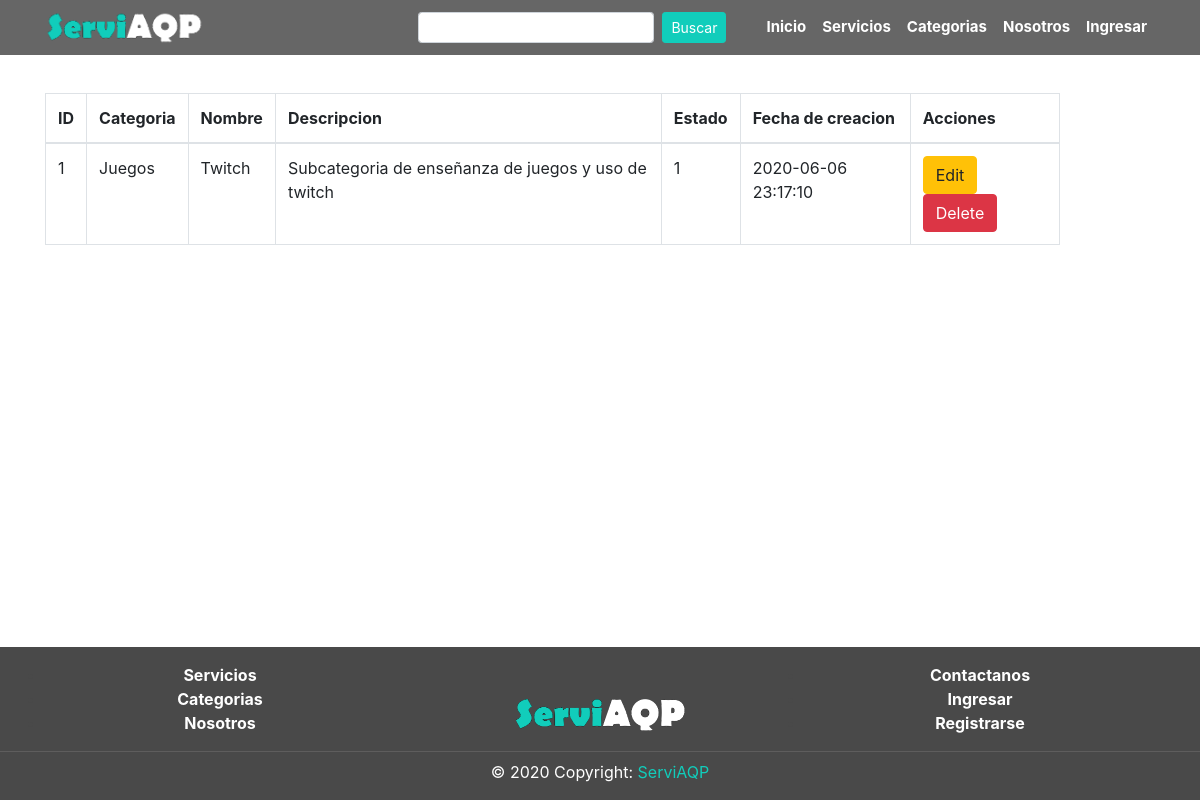
The app's page /subcategorias/index.php, older data.
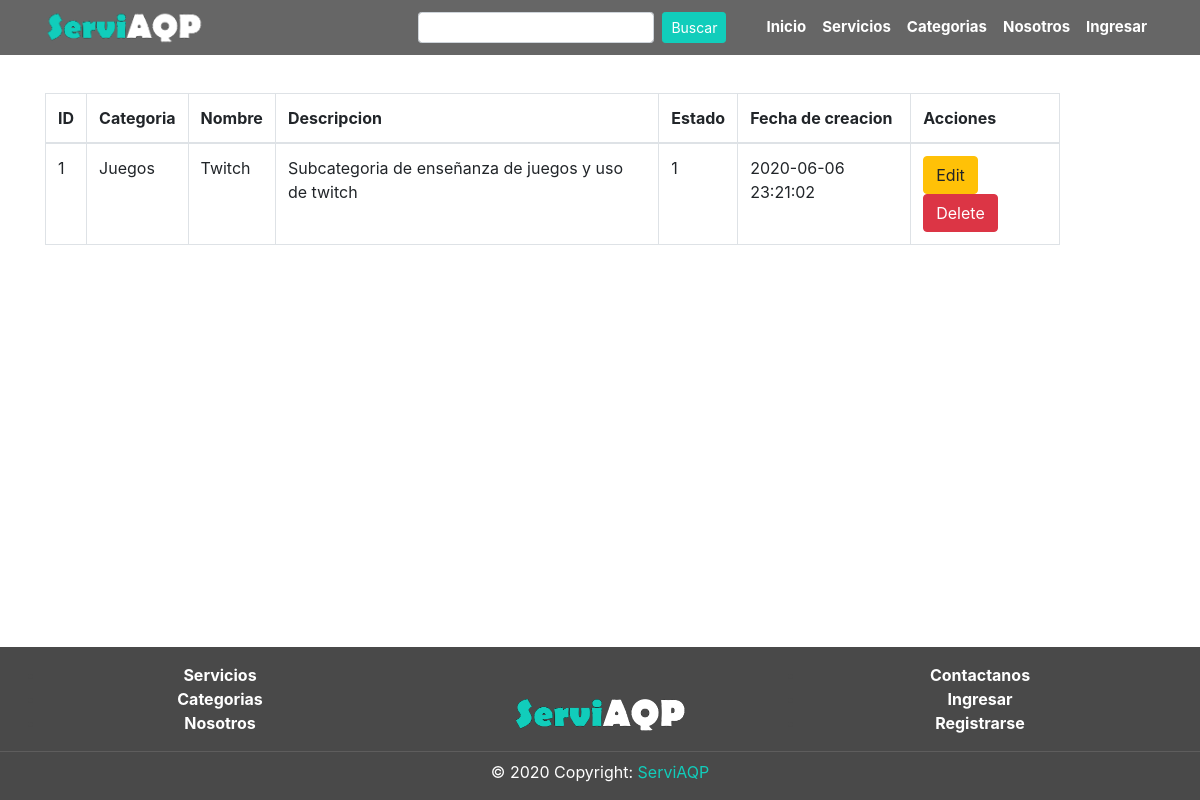
The same page, newer data.
### tables this page shows
CREATE TABLE `subcategoria` (
  `SubCatId` int(11) NOT NULL,
  `SubCatCatId` int(11) NOT NULL,
  `SubCatNom` varchar(50) NOT NULL,
  `SubCatDes` text NOT NULL,
  `SubCatEstReg` int(11) NOT NULL DEFAULT '1',
  `SubCatFecCre` timestamp NOT NULL DEFAULT CURRENT_TIMESTAMP ON UPDATE CURRENT_TIMESTAMP
);

CREATE TABLE `categoria` (
  `CatId` int(11) NOT NULL,
  `CatNom` varchar(60) NOT NULL,
  `CatDes` text NOT NULL,
  `CatEstReg` int(1) NOT NULL DEFAULT '1',
  `CatFecCre` timestamp NOT NULL DEFAULT CURRENT_TIMESTAMP ON UPDATE CURRENT_TIMESTAMP
);

### includes/global_variable.php (called while the page is built)
<?php
$dirEjec = "/ServiAQP";
?>

### includes/navbar.php (called while the page is built)
<?php
  	$inicio			=	false;
	$servicio		=	false;
	$categoria		=	false;
	$nosotros		=	false;
	$login			=	false;
?>

### subcategorias/index.php (the view, shortened to what this page needs)
<?php
    include("../includes/navbar.php");
    include("../includes/data_base.php");
    include("../includes/header.php");
?>
<div class="section">
    <div class="container pt-4">
	<div class="row">
		<div class="col-md-2">
		</div>
		<div class="col-md-11 pt-2">
			<table class='table table-bordered'>
				<thead>
                    <th>ID</th>
                    <th>Categoria</th>
					<th>Nombre</th>
					<th>Descripcion</th>
					<th>Estado</th>
					<th>Fecha de creacion</th>
					<th>Acciones</th>
				</thead>
				<tbody>
				<?php
				$query = "SELECT  `SubCatId`,`CatNom`,`SubCatNom`,`SubCatDes`,`SubCatEstReg`, `SubCatFecCre` FROM\n"
                . "    subcategoria t1\n"
                . "INNER JOIN categoria t2 \n"
                . "    ON t1.SubCatCatId = t2.CatId";
				$resultProduct= mysqli_query($conn, $query);
				while($row= mysqli_fetch_array($resultProduct)){
				?>
					<tr>
                        <td><?php echo $row['SubCatId']?></td>
                        <td><?php echo $row['CatNom']?></td>
						<td><?php echo $row['SubCatNom']?></td>
						<td><?php echo $row['SubCatDes']?></td>
						<td><?php echo $row['SubCatEstReg']?></td>
						<td><?php echo $row['SubCatFecCre']?></td>
						<td>
							<a href="crud_categoria/edit.php?id=<?php echo $row['CatId']?>" class="btn btn-warning">
								Edit
							</a>
							<a href="crud_categoria/delete.php?id=<?php echo $row['CatId']?>" class="btn btn-danger">
								Delete
							</a>
						</td>
					</tr>
				<?php } ?>
				</tbody>
			</table
			>
		</div>
	</div>
</div>
</div>
<?php
    include("../includes/footer.php");
?>

### includes/header.php (shortened to what this page needs)
<?php
include('global_variable.php');
?>
<!DOCTYPE html>
<html lang="es">
<head>
	<link rel="stylesheet" type="text/css" href="<?php echo $dirEjec ?>/frontend/bootstrap/css/bootstrap.min.css">
	<link rel="stylesheet" type="text/css" href="<?php echo $dirEjec ?>/frontend/css/fonts.css">
	<link rel="stylesheet" type="text/css" href="<?php echo $dirEjec ?>/frontend/css/icons.css">
	<link rel="stylesheet" type="text/css" href="<?php echo $dirEjec ?>/frontend/css/style.css">
</head>
<body>
	<nav id="pri" class="container-fluid navbar navbar-expand-lg navbar-light position-fixed fixed-top">
		<div class="container">
			<a href="<?php echo $dirEjec ?>/"><img src="<?php echo $dirEjec ?>/frontend/images/logo.png" height="35" alt="logo"></a>
			<div class="collapse navbar-collapse" id="navbarNav">
				<ul class="navbar-nav ml-auto">
					<form class="form-inline mr-0 mr-lg-4 mt-lg-0 mt-2">
						<input class="form-control form-control-sm mr-sm-2" type="search" placeholder="">
						<button class="btn btn-sm btn-primary mr-sm-2 mt-lg-0 mt-1" type="submit">Buscar</button>
					</form>
					<li class="nav-item menu_link">
						<a class="nav-link menu_link <?php if ($inicio) { ?>select<?php } ?>" href="<?php echo $dirEjec ?>/">Inicio</a>
					</li>
					<li class="nav-item menu_link">
						<a class="nav-link menu_link<?php if ($servicio) { ?> select<?php } ?>" href="<?php echo $dirEjec ?>/servicios">Servicios</a>
					</li>
					<li class="nav-item menu_link">
						<a class="nav-link menu_link<?php if ($categoria) { ?> select<?php } ?>" href="<?php echo $dirEjec ?>/categorias">Categorias</a>
					</li>
					<li class="nav-item menu_link">
						<a class="nav-link menu_link<?php if ($nosotros) { ?> select<?php } ?>" href="<?php echo $dirEjec ?>/nosotros">Nosotros</a>
					</li>
					<?php if (!empty($user)) : ?>
					<li class="nav-item dropdown ">
						<a style="color: white; text-transform: uppercase;" class="nav-link menu_link " href="#" id="navbarDropdown" role="button" data-toggle="dropdown" aria-haspopup="true" aria-expanded="false">
							<?= $user['UsuCor']; ?>
						</a>
						<div class="dropdown-menu  dropdown-menu-right" aria-labelledby="navbarDropdown">
							<?php
								$correo 	= 	$user['UsuCor'];
								$conn1 = mysqli_connect($database_red,$database_nombre,$database_contraseña,$database_name) or die("Error al conectar al servidor");
								$queryUser = "SELECT UsuID FROM usuario WHERE UsuCor = '$correo'";
								$resultUser = mysqli_query($conn1, $queryUser);
								if (mysqli_num_rows($resultUser) == 1) {
									$row 		= mysqli_fetch_array($resultUser);
									$idUser 	= $row['UsuID'];
								}
								?>
							<a class="dropdown-item" href="<?php echo $dirEjec ?>/Usuario/view?id=<?php echo $idUser ?>">VER PERFIL</a>
							<a class="dropdown-item" href="<?php echo $dirEjec ?>/Autenticacion/logout.php">SALIR</a>
						</div>
					</li>
					<?php
						$queryUser2 = "SELECT UsuRolID FROM usuario WHERE UsuCor = '$correo'";
						$resultUser2 = mysqli_query($conn1, $queryUser2);
						if (mysqli_num_rows($resultUser2) == 1) {
							$row2 		= mysqli_fetch_array($resultUser2);
							$idRolUser 	= $row2['UsuRolID'];
						}
						if ($idRolUser == 1) {
					?>
					<li class="nav-item dropdown ">
						<a style="color: white;" class="nav-link menu_link " href="#" id="navbarDropdown" role="button" data-toggle="dropdown" aria-haspopup="true" aria-expanded="false">
							<span class=" icon-cog"></span>
						</a>
						<div class="dropdown-menu  dropdown-menu-right" aria-labelledby="navbarDropdown">
						<a class="dropdown-item" href="<?php echo $dirEjec ?>/Acceso">ACCESOS</a>
							<a class="dropdown-item" href="<?php echo $dirEjec ?>/Categoria/tabla.php">CATEGORIAS</a>
							<a class="dropdown-item" href="<?php echo $dirEjec ?>/Intercambio/tabla.php">INTERCAMBIO</a>
							<a class="dropdown-item" href="<?php echo $dirEjec ?>/Producto/tabla.php">PRODUCTOS</a>
							<a class="dropdown-item" href="<?php echo $dirEjec ?>/Recurso">RECURSOS</a>
							<a class="dropdown-item" href="<?php echo $dirEjec ?>/Rol">ROLES</a>
							<a class="dropdown-item" href="<?php echo $dirEjec ?>/Usuario">USUARIOS</a>
						</div>
					</li>
					<?php } ?>
					<?php else : ?>
					<li class="nav-item menu_link">
						<a class="nav-link menu_link<?php if ($login) { ?> select<?php } ?>" href="<?php echo $dirEjec ?>/autenticacion/Login">Ingresar</a>
					</li>
					<?php endif; ?>
				</ul>
			</div>
		</div>
	</nav>

### includes/footer.php (shortened to what this page needs)
<?php
    include('global_variable.php');
?>
<footer class="footer-area footer" id="sticky-footer" >
    <div class="container">
    <div class="row">
        <div class="col-4 pt-3" align="center">
            <ul class="lista-footer">
                <li><b><a class="item-footer" href="<?php echo $dirEjec?>/Intercambio">Servicios</a></b></li>
                <li><b><a class="item-footer" href="<?php echo $dirEjec?>/Categoria">Categorias</a></b></li>
                <li><b><a class="item-footer" href="<?php echo $dirEjec?>/Nosotros">Nosotros</a></b></li>
            </ul>
        </div>
        <div class="col-4 pt-5">
            <div align="center">
                <img src="<?php echo $dirEjec?>/frontend/images/logo.png"  alt="logo de S4P" style="height: 50%;width: 50%;" >
            </div>
        </div>
        <div class="col-4 pt-3" align="center">
        <ul class="lista-footer">
                <li><b><a class="item-footer" href="<?php echo $dirEjec?>/Contactanos">Contactanos</a></b></li>
                <li><b><a class="item-footer" href="<?php echo $dirEjec?>/Autenticacion/Login">Ingresar</a></b></li>
                <li><b><a class="item-footer" href="<?php echo $dirEjec?>/Autenticacion/Singup">Registrarse</a></b></li>
        </ul>
        </div>
    </div>
    </div>
    <hr class="mt-0 mb-2 hr-background" width="100%">
    <div class=" text-center pb-3 item-footer">© 2020 Copyright:
        <a href="/"> ServiAQP</a>
    </div>
</footer>
</body>
</html>

### frontend/css/style.css (style rules this page uses)
:root { --color-principal:#11CDBB; --fondo-principal:white; --color-principal-hover: rgb(24, 170, 155); --color-footer:rgb(73, 73, 73); }
* { margin: 0; padding: 0; -webkit-box-sizing: border-box; -moz-box-sizing: border-box; box-sizing: border-box; }
html { position: relative; min-height: 100%; background-color: var(--fondo-principal); }
body { margin-bottom: 190px; background-color: var(--fondo-principal); }
div.section { background-color: var(--fondo-principal); margin-top: 60px; }
a { color: var(--color-principal); }
.btn-primary { background-color: var(--color-principal)!important; border-color: var(--color-principal); }
.footer { position: absolute; bottom: 0; width: 100%; background-color: var(--color-footer); }
.lista-footer { color: var(--color-footer); }
.item-footer { color:white; }
.hr-background { background-color:rgb(105, 104, 104); }
.navbar { background: rgba(0, 0, 0,0.6); }
.navbar-light .navbar-nav .nav-link { color:white; }
a.menu_link:after { position: absolute; bottom: 11px; left: 0px; width: 100%; height: 2px; background-color: var(--color-principal); content: ""; opacity: 0; transition: opacity 0.3s ease 0s, transform 0.3s ease 0s; transform: translateY(10px); }
a.menu_link { position: relative; font-weight: bold; font-size:15px; }

Row changes from the older to the newer data that the page shows:
changed subcategoria "Twitch": SubCatFecCre "2020-06-06 23:17:10" → "2020-06-06 23:21:02"
